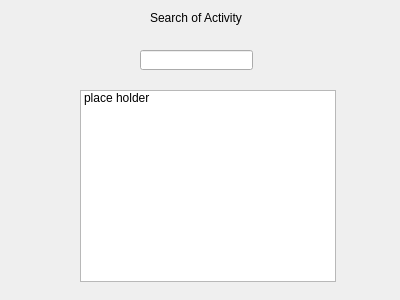
<?xml version="1.0" encoding="UTF-8"?>
<ui version="4.0">
 <class>ActivitySearch</class>
 <widget class="QDialog" name="ActivitySearch">
  <property name="geometry">
   <rect>
    <x>0</x>
    <y>0</y>
    <width>400</width>
    <height>300</height>
   </rect>
  </property>
  <property name="windowTitle">
   <string>Dialog</string>
  </property>
  <widget class="QLabel" name="label">
   <property name="geometry">
    <rect>
     <x>150</x>
     <y>10</y>
     <width>141</width>
     <height>16</height>
    </rect>
   </property>
   <property name="text">
    <string>Search of Activity</string>
   </property>
  </widget>
  <widget class="QListWidget" name="listWidget">
   <property name="geometry">
    <rect>
     <x>80</x>
     <y>90</y>
     <width>256</width>
     <height>192</height>
    </rect>
   </property>
   <item>
    <property name="text">
     <string>place holder</string>
    </property>
   </item>
  </widget>
  <widget class="QLineEdit" name="lineEdit">
   <property name="geometry">
    <rect>
     <x>140</x>
     <y>50</y>
     <width>113</width>
     <height>20</height>
    </rect>
   </property>
  </widget>
 </widget>
 <resources/>
 <connections/>
</ui>
